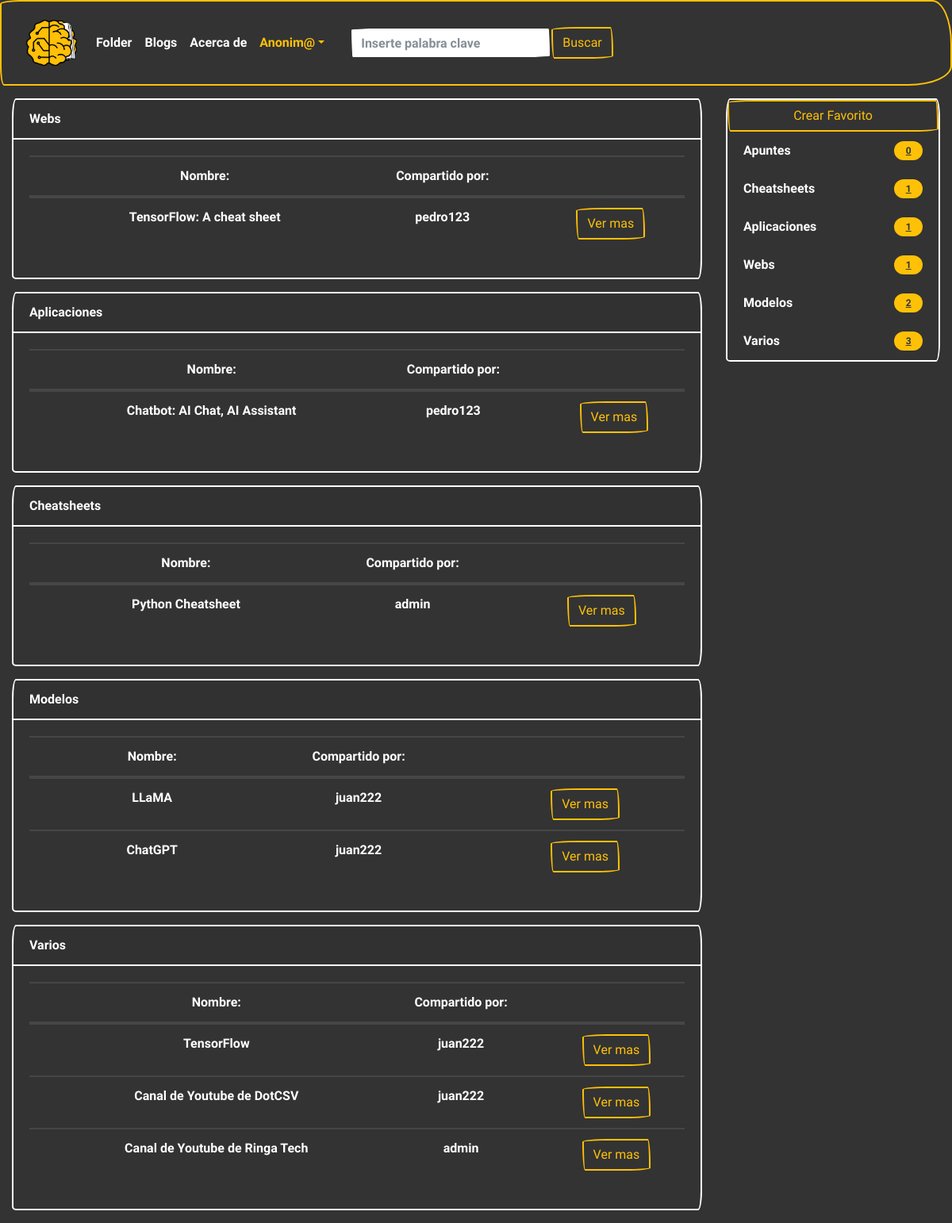
The page / on the database its author committed.
### folder/models.py (models this page shows, shortened)
class Fav(models.Model):
    nombre = models.CharField(max_length=100)
    tipo = models.CharField(
        max_length=20,
        choices=OPCIONES_TIPOS,
        default='Aplicacion'
    )
    descripcion = models.TextField(max_length=1000, default="")
    claves = models.CharField(max_length=100)
    url = models.URLField(max_length=250)
    user = models.ForeignKey(User, on_delete=models.CASCADE)
    imagen = models.URLField(max_length=250, default="")

### folder/views.py (the view)
# urls.py: path('', views.explore, name='explore'),
def explore(request):
    favs = Fav.objects.all()
    cheatsheets = favs.filter(tipo__icontains="CheatSheet")
    cantidad_cheatsheets = cheatsheets.count()
    webs = favs.filter(tipo__icontains="Web")
    cantidad_webs = webs.count()
    aplicaciones = favs.filter(tipo__icontains="Aplicacion")
    cantidad_aplicaciones = aplicaciones.count()
    apuntes = favs.filter(tipo__icontains="Apunte")
    cantidad_apuntes = apuntes.count()
    modelos = favs.filter(tipo__icontains="Modelo")
    cantidad_modelos = modelos.count()
    varios = favs.filter(tipo__icontains="Varios")
    cantidad_varios = varios.count()
    return render(request, 'explore.html', {"cheatsheets": cheatsheets, 'cantidad_cheatsheets': cantidad_cheatsheets, 'webs': webs, 'cantidad_webs': cantidad_webs, 'aplicaciones': aplicaciones, 'cantidad_aplicaciones': cantidad_aplicaciones, 'apuntes': apuntes, 'cantidad_apuntes': cantidad_apuntes, 'modelos': modelos, 'cantidad_modelos': cantidad_modelos, 'varios': varios, 'cantidad_varios': cantidad_varios})

### templates/explore.html (shortened to what this page needs)
{% extends "base.html" %}
{% load static %}
{% block contenido %}
<div class="container-fluid" style="width: 100%">
    <div class="row">
        <div class="col-lg-9 col-sm-12">
            {% if webs %}
            <div class="card border-white bg-primary text-white mb-3 justify-content-center">
                <div class="card-header">Webs</div>
                <div class="card-body">
                    <table class="table  table-fluid  table-dark">
                        <thead>
                            <tr>
                                <th scope="col" class="text-center"></th>
                                <th scope="col" class="text-center">Nombre:</th>
                                <th scope="col" class="text-center">Compartido por:</th>
                                <th scope="col" class="text-center"></th>
                            </tr>
                        </thead>
                        <tbody>
                            {% for web in webs %}
                            <tr>
                                <td class="text-center">
                                </td>
                                <td class="text-center">{{web.nombre}}</td>
                                <td class="text-center">{{web.user}}</td>
                                <td class="text-center">
                                    <a class='btn btn-outline-warning' href="{%url 'detail_fav' web.id %}">Ver
                                        mas</a>
                                </td>
                            </tr>
                            {% endfor %}
                        </tbody>
                    </table>
                </div>
            </div>
            {% endif %}
            {% if aplicaciones %}
            <div class="card border-white bg-primary text-white mb-3  justify-content-center">
                <div class="card-header">Aplicaciones</div>
                <div class="card-body">
                    <table class="table  table-fluid table-dark">
                        <thead>
                            <tr>
                                <th scope="col" class="text-center"></th>
                                <th scope="col" class="text-center">Nombre:</th>
                                <th scope="col" class="text-center">Compartido por:</th>
                                <th scope="col" class="text-center"></th>
                            </tr>
                        </thead>
                        <tbody>
                            {% for aplicacion in aplicaciones %}
                            <tr>
                                <td class="text-center">
                                </td>
                                <td class="text-center">{{aplicacion.nombre}}</td>
                                <td class="text-center">{{aplicacion.user}}</td>
                                <td class="text-center">
                                    <a class='btn btn-outline-warning' href="{%url 'detail_fav' aplicacion.id %}">Ver
                                        mas</a>
                                </td>
                            </tr>
                            {% endfor %}
                        </tbody>
                    </table>
                </div>
            </div>
            {% endif %}
            {% if cheatsheets %}
            <div class="card border-white bg-primary text-white mb-3  justify-content-center">
                <div id='cheatsheets' class="card-header">Cheatsheets</div>
                <div class="card-body">
                    <table class="table  table-fluid table-dark">
                        <thead>
                            <tr>
                                <th scope="col" class="text-center"></th>
                                <th scope="col" class="text-center">Nombre:</th>
                                <th scope="col" class="text-center">Compartido por:</th>
                                <th scope="col" class="text-center"></th>
                            </tr>
                        </thead>
                        <tbody>
                            {% for cheatsheet in cheatsheets %}
                            <tr>
                                <td class="text-center">
                                </td>
                                <td class="text-center">{{cheatsheet.nombre}}</td>
                                <td class="text-center">{{cheatsheet.user}}</td>
                                <td class="text-center">
                                    <a class='btn btn-outline-warning' href="{%url 'detail_fav' cheatsheet.id %}">Ver
                                        mas</a>
                                </td>
                            </tr>
                            {% endfor %}
                        </tbody>
                    </table>
                </div>
            </div>
            {% endif %}
            {% if modelos %}
            <div class="card border-white bg-primary text-white mb-3 d-flex d-flex justify-content-center">
                <div id='modelos' class="card-header">Modelos</div>
                <div class="card-body">
                    <table class="table table-fluid table-dark">
                        <thead>
                            <tr>
                                <th scope="col" class="text-center"></th>
                                <th scope="col" class="text-center">Nombre:</th>
                                <th scope="col" class="text-center">Compartido por:</th>
                                <th scope="col" class="text-center"></th>
                            </tr>
                        </thead>
                        <tbody>
                            {% for modelo in modelos %}
                            <tr>
                                <td class="text-center">
                                </td>
                                <td class="text-center">{{modelo.nombre}}</td>
                                <td class="text-center">{{modelo.user}}</td>
                                <td class="text-center">
                                    <a class='btn btn-outline-warning' href="{%url 'detail_fav' modelo.id %}">Ver
                                        mas</a>
                                </td>
                            </tr>
                            {% endfor %}
                        </tbody>
                    </table>
                </div>
            </div>
            {% endif %}
            {% if varios %}
            <div class="card border-white bg-primary text-white mb-3  justify-content-center">
                <div id='varios' class="card-header">Varios</div>
                <div class="card-body">
                    <table class="table table-fluid table-dark">
                        <thead>
                            <tr>
                                <th scope="col" class="text-center"></th>
                                <th scope="col" class="text-center">Nombre:</th>
                                <th scope="col" class="text-center">Compartido por:</th>
                                <th scope="col" class="text-center"></th>
                            </tr>
                        </thead>
                        <tbody>
                            {% for item in varios %}
                            <tr>
                                <td class="text-center">
                                </td>
                                <td class="text-center">{{item.nombre}}</td>
                                <td class="text-center">{{item.user}}</td>
                                <td class="text-center">
                                    <a class='btn btn-outline-warning' href="{%url 'detail_fav' item.id %}">Ver
                                        mas</a>
                                </td>
                            </tr>
                            {% endfor %}
                        </tbody>
                    </table>
                </div>
            </div>
            {% endif %}
        </div>
        <div class="col-lg-3">
            <ul class="list-group card border-white bg-primary text-white mb-3 position-sticky" style="top: 2rem">
                <li>
                    <a class="btn btn-outline-warning w-100" href="{% url 'create_fav'%}"> Crear Favorito </a>
                </li>
                <a href="#apuntes">
                    <li
                        class="list-group-item d-flex justify-content-between align-items-center border-white bg-primary text-white">
                        Apuntes
                        <span class="badge bg-warning rounded-pill text-primary">{{cantidad_apuntes}}</span>
                    </li>
                </a>
                <a href="#cheatsheets">
                    <li
                        class="list-group-item d-flex justify-content-between align-items-center border-white bg-primary text-white">
                        Cheatsheets
                        <span class="badge bg-warning rounded-pill text-primary">{{cantidad_cheatsheets}}</span>
                    </li>
                </a>
                <a href="#aplicaciones">
                    <li
                        class="list-group-item d-flex justify-content-between align-items-center border-white bg-primary text-white">
                        Aplicaciones
                        <span class="badge bg-warning rounded-pill text-primary">{{cantidad_aplicaciones}}</span>
                    </li>
                </a>
                <a href="#webs">
                    <li
                        class="list-group-item d-flex justify-content-between align-items-center border-white bg-primary text-white">
                        Webs
                        <span class="badge bg-warning rounded-pill text-primary">{{cantidad_webs}}</span>
                    </li>
                </a>
                <a href="#modelos">
                    <li
                        class="list-group-item d-flex justify-content-between align-items-center border-white bg-primary text-white">
                        Modelos
                        <span class="badge bg-warning rounded-pill text-primary">{{cantidad_modelos}}</span>
                    </li>
                </a>
                <a href="#varios">
                    <li
                        class="list-group-item d-flex justify-content-between align-items-center border-white bg-primary text-white">
                        Varios
                        <span class="badge bg-warning rounded-pill text-primary">{{cantidad_varios}}</span>
                    </li>
                </a>
            </ul>
        </div>
    </div>
</div>
{% endblock contenido %}

### templates/base.html (style rules this page uses)
body { margin: 0px; border: 0px; padding: 0px; background: #333333; }

### rows shown on the page
Fav: nombre "TensorFlow: A cheat sheet", user "pedro123"
Fav: nombre "Chatbot: AI Chat, AI Assistant", user "pedro123"
Fav: nombre "Python Cheatsheet", user "admin"
Fav: nombre "LLaMA", user "juan222"
Fav: nombre "ChatGPT", user "juan222"
Fav: nombre "TensorFlow", user "juan222"
Fav: nombre "Canal de Youtube de DotCSV", user "juan222"
Fav: nombre "Canal de Youtube de Ringa Tech", user "admin"

### other values the page prints
{{ cantidad_apuntes }} "0"
{{ cantidad_cheatsheets }} "1"
{{ cantidad_aplicaciones }} "1"
{{ cantidad_webs }} "1"
{{ cantidad_modelos }} "2"
{{ cantidad_varios }} "3"
